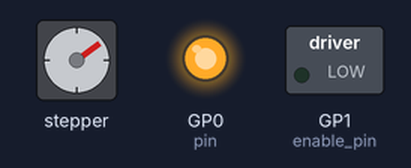
The program below on a simulated Raspberry Pi Pico running MicroPython. Shown: stepper motor, switched loads named in the program (green lamp = pin HIGH), output pins drawn as LEDs (lit = HIGH). Pins used as bus, display or sensor lines are not drawn; what the program prints to the serial console is not drawn.

Above: at 0.4 s.
Timing chart, 0 to 1.9 s (numbered marks = the images above):
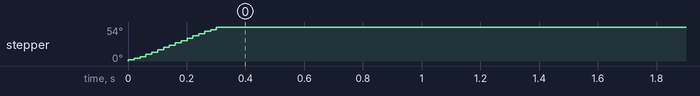

The program:

mikel_stepper.py
```python
from machine import Pin, PWM
import time

# Function to control the fan
class FanController:
    def __init__(self, pin, freq=25000):
        self.fan_pin = Pin(pin, Pin.OUT)
        self.pwm = PWM(self.fan_pin)
        self.pwm.freq(freq)

    def set_speed(self, duty_cycle_percent):
        # Convert percentage to duty cycle (0-65535 scale for duty_u16)
        duty = int(duty_cycle_percent * 65535 / 100)
        self.pwm.duty_u16(duty)

# Function to control the stepper motor
class StepperController:
    def __init__(self, dir_pin, step_pin, enable_pin, steps_per_rev=200):
        self.dir_pin = Pin(dir_pin, Pin.OUT)
        self.step_pin = Pin(step_pin, Pin.OUT)
        self.enable_pin = Pin(enable_pin, Pin.OUT)
        self.steps_per_rev = steps_per_rev

        # Enable the driver (LOW is active for A4988 enable pin)
        self.enable_pin.value(0)

    def step_by_percentage(self, percentage, direction, delay=0.005):
        # Calculate the steps for the given percentage
        steps = int(self.steps_per_rev * (percentage / 100))

        # Set the direction
        self.dir_pin.value(direction)

        # Loop to send pulses
        for _ in range(steps):
            self.step_pin.value(1)
            time.sleep(delay)
            self.step_pin.value(0)
            time.sleep(delay)

    def disable(self):
        # Disable the driver (set ENABLE high to turn off motor)
        self.enable_pin.value(1)

# Initialize and control the fan
fan = FanController(pin=0)
fan.set_speed(100)  # Set fan to 100% speed
print("Fan is running at 100% speed.")

# Initialize and control the stepper motor
stepper = StepperController(dir_pin=13, step_pin=12, enable_pin=1)
try:
    stepper.step_by_percentage(15, direction=1, delay=0.005)  # Rotate stepper motor by 50% of a full revolution
    while(True):
        print()
    print("Stepper motor moved 50% of a full revolution.")
finally:
    stepper.disable()
    print("Stepper motor disabled.")
```
